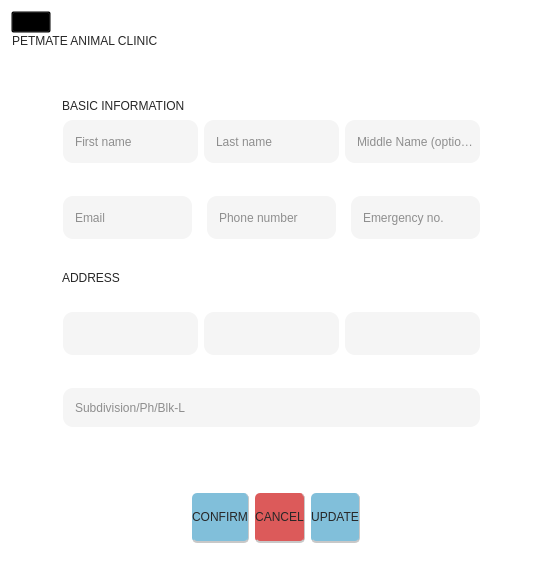
         <widget class="QWidget" name="AddpatientPage">
          <property name="styleSheet">
           <string notr="true">QWidget{
	background:transparent;

}</string>
          </property>
          <layout class="QVBoxLayout" name="verticalLayout_12">
           <property name="spacing">
            <number>0</number>
           </property>
           <property name="sizeConstraint">
            <enum>QLayout::SetDefaultConstraint</enum>
           </property>
           <item alignment="Qt::AlignLeft">
            <widget class="QPushButton" name="addPatientBackBtn">
             <property name="icon">
              <iconset resource="resource.qrc">
               <normaloff>:/Icons/Icons/Profileback.png</normaloff>:/Icons/Icons/Profileback.png</iconset>
             </property>
            </widget>
           </item>
           <item alignment="Qt::AlignTop">
            <widget class="QFrame" name="frame_2">
             <property name="sizePolicy">
              <sizepolicy hsizetype="Expanding" vsizetype="Expanding">
               <horstretch>0</horstretch>
               <verstretch>0</verstretch>
              </sizepolicy>
             </property>
             <property name="styleSheet">
              <string notr="true">QLabel{
	font-family:&quot;Rubik Mono One&quot;;
	color:rgb(39, 39, 39);

}</string>
             </property>
             <property name="frameShape">
              <enum>QFrame::StyledPanel</enum>
             </property>
             <property name="frameShadow">
              <enum>QFrame::Raised</enum>
             </property>
             <layout class="QHBoxLayout" name="horizontalLayout">
              <property name="leftMargin">
               <number>0</number>
              </property>
              <property name="topMargin">
               <number>0</number>
              </property>
              <property name="rightMargin">
               <number>0</number>
              </property>
              <property name="bottomMargin">
               <number>0</number>
              </property>
              <item>
               <widget class="QLabel" name="pageHeader1">
                <property name="sizePolicy">
                 <sizepolicy hsizetype="Expanding" vsizetype="Preferred">
                  <horstretch>0</horstretch>
                  <verstretch>0</verstretch>
                 </sizepolicy>
                </property>
                <property name="whatsThis">
                 <string>&lt;html&gt;&lt;head/&gt;&lt;body&gt;&lt;p&gt;&lt;br/&gt;&lt;/p&gt;&lt;/body&gt;&lt;/html&gt;</string>
                </property>
                <property name="styleSheet">
                 <string notr="true"/>
                </property>
                <property name="text">
                 <string>PETMATE ANIMAL CLINIC</string>
                </property>
               </widget>
              </item>
              <item>
               <widget class="QLabel" name="clinicIconP1">
                <property name="sizePolicy">
                 <sizepolicy hsizetype="Expanding" vsizetype="Expanding">
                  <horstretch>0</horstretch>
                  <verstretch>0</verstretch>
                 </sizepolicy>
                </property>
                <property name="maximumSize">
                 <size>
                  <width>145</width>
                  <height>60</height>
                 </size>
                </property>
                <property name="text">
                 <string/>
                </property>
                <property name="pixmap">
                 <pixmap resource="resource.qrc">:/images/image/petmateLogo.png</pixmap>
                </property>
                <property name="scaledContents">
                 <bool>true</bool>
                </property>
                <property name="alignment">
                 <set>Qt::AlignCenter</set>
                </property>
                <property name="wordWrap">
                 <bool>false</bool>
                </property>
               </widget>
              </item>
             </layout>
            </widget>
           </item>
           <item>
            <spacer name="verticalSpacer_11">
             <property name="orientation">
              <enum>Qt::Vertical</enum>
             </property>
             <property name="sizeType">
              <enum>QSizePolicy::Maximum</enum>
             </property>
             <property name="sizeHint" stdset="0">
              <size>
               <width>20</width>
               <height>20</height>
              </size>
             </property>
            </spacer>
           </item>
           <item>
            <widget class="QFrame" name="ownerDetailsFrame">
             <property name="sizePolicy">
              <sizepolicy hsizetype="Expanding" vsizetype="Expanding">
               <horstretch>0</horstretch>
               <verstretch>0</verstretch>
              </sizepolicy>
             </property>
             <property name="minimumSize">
              <size>
               <width>0</width>
               <height>0</height>
              </size>
             </property>
             <property name="styleSheet">
              <string notr="true">QLabel{
	font-family: &quot;Rubik Mono One&quot;;
	color:rgb(39, 39, 39);
}

QLineEdit{
    border-radius: 10px;
	font-family: &quot;Montserrat Medium&quot;;
	font-weight: 57;
	color:rgb(39, 39, 39);
	padding-left: 10px;
	background-color:rgb(245, 245, 245);
}
QLineEdit:focus{
    border: 1px solid rgb(235, 235, 235);
	background-color:rgb(227, 227, 227);
}


QComboBox {
    border-radius: 10px;
	font-family: &quot;Montserrat Medium&quot;;
	font-weight: 57;
	color:rgb(39, 39, 39);
	padding-left: 10px;
	background-color:rgb(245, 245, 245);
}
QComboBox QLineEdit {
	font-family: &quot;Montserrat Medium&quot;;
	font-weight: 57;
    color: rgb(39, 39, 39);
    border: none; 
}
QComboBox:focus{
    border: 1px solid rgb(235, 235, 235);
	background-color:rgb(227, 227, 227);
}
QComboBox::drop-down {
    background-color: transparent;
    border-radius: 10px;
}

QComboBox::down-arrow {
    image: url(:/Icons/Icons/downArrow.png);
    width: 12px;
    height: 12px;
    padding-right: 10px;
}

/* Dropdown list */
QComboBox QAbstractItemView {
    background-color: rgb(232, 232, 232);
    selection-background-color: rgb(217, 217, 217); 
    selection-color: black;
    font: 63 12pt &quot;Montserrat SemiBold&quot;;
    outline: none;
	border:1px solid rgb(209, 209, 209);
}

/* List items */
QComboBox QAbstractItemView::item {
    background-color:  rgb(232, 232, 232);
    color: black;
    height: 25px;
    font: 63 12pt &quot;Montserrat SemiBold&quot;;
}

QComboBox QAbstractItemView::item:hover {
    background-color: rgb(193, 193, 193);
    color: black;
}

/* Scrollbar inside dropdown */
QComboBox QAbstractItemView QScrollBar:vertical {
    background-color: transparent; /* or set a solid color */
    width: 10px;
    border: none;
}

QComboBox QAbstractItemView QScrollBar::handle:vertical {
    background-color: rgb(129, 191, 218);
    border-radius: 5px;
    min-height: 120px;
}

QComboBox QAbstractItemView QScrollBar::handle:vertical:hover {
    background-color: rgb(86, 127, 145);
}

QComboBox QAbstractItemView QScrollBar::add-line:vertical,
QComboBox QAbstractItemView QScrollBar::sub-line:vertical {
    height: 0px;
    background: none;
    border: none;
}

QComboBox QAbstractItemView QScrollBar::groove:vertical {
    background: transparent;
    outline: none;
    border: none;
}
QComboBox QAbstractItemView QScrollBar,
QComboBox QAbstractItemView QScrollBar::handle,
QComboBox QAbstractItemView QScrollBar::groove {
    outline: none;
    border: none;
}

QComboBox QLineEdit {
    font: 63 12pt &quot;Montserrat SemiBold&quot;;
    color: rgb(39, 39, 39);
    border: none; /* optional para di mag mukhang double border */
    background: transparent;
}</string>
             </property>
             <property name="frameShape">
              <enum>QFrame::StyledPanel</enum>
             </property>
             <property name="frameShadow">
              <enum>QFrame::Raised</enum>
             </property>
             <layout class="QVBoxLayout" name="verticalLayout_9">
              <property name="leftMargin">
               <number>50</number>
              </property>
              <property name="rightMargin">
               <number>50</number>
              </property>
              <property name="bottomMargin">
               <number>0</number>
              </property>
              <item>
               <spacer name="verticalSpacer_9">
                <property name="orientation">
                 <enum>Qt::Vertical</enum>
                </property>
                <property name="sizeType">
                 <enum>QSizePolicy::Maximum</enum>
                </property>
                <property name="sizeHint" stdset="0">
                 <size>
                  <width>20</width>
                  <height>20</height>
                 </size>
                </property>
               </spacer>
              </item>
              <item>
               <widget class="QLabel" name="label_4">
                <property name="sizePolicy">
                 <sizepolicy hsizetype="Fixed" vsizetype="Fixed">
                  <horstretch>0</horstretch>
                  <verstretch>0</verstretch>
                 </sizepolicy>
                </property>
                <property name="styleSheet">
                 <string notr="true"/>
                </property>
                <property name="text">
                 <string>BASIC INFORMATION</string>
                </property>
               </widget>
              </item>
              <item>
               <widget class="QFrame" name="frame_36">
                <property name="sizePolicy">
                 <sizepolicy hsizetype="Expanding" vsizetype="Expanding">
                  <horstretch>0</horstretch>
                  <verstretch>0</verstretch>
                 </sizepolicy>
                </property>
                <property name="minimumSize">
                 <size>
                  <width>0</width>
                  <height>50</height>
                 </size>
                </property>
                <property name="maximumSize">
                 <size>
                  <width>16777215</width>
                  <height>80</height>
                 </size>
                </property>
                <property name="frameShape">
                 <enum>QFrame::StyledPanel</enum>
                </property>
                <property name="frameShadow">
                 <enum>QFrame::Raised</enum>
                </property>
                <layout class="QHBoxLayout" name="horizontalLayout_52">
                 <property name="leftMargin">
                  <number>0</number>
                 </property>
                 <property name="topMargin">
                  <number>0</number>
                 </property>
                 <property name="rightMargin">
                  <number>9</number>
                 </property>
                 <property name="bottomMargin">
                  <number>5</number>
                 </property>
                 <item>
                  <widget class="QLineEdit" name="firstNameEdit">
                   <property name="sizePolicy">
                    <sizepolicy hsizetype="Expanding" vsizetype="Expanding">
                     <horstretch>0</horstretch>
                     <verstretch>0</verstretch>
                    </sizepolicy>
                   </property>
                   <property name="styleSheet">
                    <string notr="true"/>
                   </property>
                   <property name="placeholderText">
                    <string>First name</string>
                   </property>
                  </widget>
                 </item>
                 <item>
                  <widget class="QLineEdit" name="lastNameEdit">
                   <property name="sizePolicy">
                    <sizepolicy hsizetype="Expanding" vsizetype="Expanding">
                     <horstretch>0</horstretch>
                     <verstretch>0</verstretch>
                    </sizepolicy>
                   </property>
                   <property name="styleSheet">
                    <string notr="true"/>
                   </property>
                   <property name="placeholderText">
                    <string>Last name</string>
                   </property>
                  </widget>
                 </item>
                 <item>
                  <widget class="QLineEdit" name="middleNameEdit">
                   <property name="sizePolicy">
                    <sizepolicy hsizetype="Expanding" vsizetype="Expanding">
                     <horstretch>0</horstretch>
                     <verstretch>0</verstretch>
                    </sizepolicy>
                   </property>
                   <property name="placeholderText">
                    <string>Middle Name (optional)</string>
                   </property>
                  </widget>
                 </item>
                </layout>
               </widget>
              </item>
              <item>
               <spacer name="verticalSpacer_10">
                <property name="orientation">
                 <enum>Qt::Vertical</enum>
                </property>
                <property name="sizeType">
                 <enum>QSizePolicy::Maximum</enum>
                </property>
                <property name="sizeHint" stdset="0">
                 <size>
                  <width>20</width>
                  <height>20</height>
                 </size>
                </property>
               </spacer>
              </item>
              <item>
               <widget class="QFrame" name="ownerDetails">
                <property name="sizePolicy">
                 <sizepolicy hsizetype="Expanding" vsizetype="Expanding">
                  <horstretch>0</horstretch>
                  <verstretch>0</verstretch>
                 </sizepolicy>
                </property>
                <property name="minimumSize">
                 <size>
                  <width>0</width>
                  <height>50</height>
                 </size>
                </property>
                <property name="maximumSize">
                 <size>
                  <width>16777215</width>
                  <height>80</height>
                 </size>
                </property>
                <property name="styleSheet">
                 <string notr="true"/>
                </property>
                <property name="frameShape">
                 <enum>QFrame::StyledPanel</enum>
                </property>
                <property name="frameShadow">
                 <enum>QFrame::Raised</enum>
                </property>
                <layout class="QHBoxLayout" name="horizontalLayout_51">
                 <property name="spacing">
                  <number>15</number>
                 </property>
                 <property name="leftMargin">
                  <number>0</number>
                 </property>
                 <property name="topMargin">
                  <number>0</number>
                 </property>
                 <property name="bottomMargin">
                  <number>5</number>
                 </property>
                 <item>
                  <widget class="QLineEdit" name="emailEdit">
                   <property name="sizePolicy">
                    <sizepolicy hsizetype="Expanding" vsizetype="Expanding">
                     <horstretch>0</horstretch>
                     <verstretch>0</verstretch>
                    </sizepolicy>
                   </property>
                   <property name="styleSheet">
                    <string notr="true"/>
                   </property>
                   <property name="placeholderText">
                    <string>Email</string>
                   </property>
                  </widget>
                 </item>
                 <item>
                  <widget class="QLineEdit" name="phoneNumberEdit">
                   <property name="sizePolicy">
                    <sizepolicy hsizetype="Expanding" vsizetype="Expanding">
                     <horstretch>0</horstretch>
                     <verstretch>0</verstretch>
                    </sizepolicy>
                   </property>
                   <property name="styleSheet">
                    <string notr="true"/>
                   </property>
                   <property name="placeholderText">
                    <string>Phone number</string>
                   </property>
                  </widget>
                 </item>
                 <item>
                  <widget class="QLineEdit" name="emergencyNoEdit">
                   <property name="sizePolicy">
                    <sizepolicy hsizetype="Expanding" vsizetype="Expanding">
                     <horstretch>0</horstretch>
                     <verstretch>0</verstretch>
                    </sizepolicy>
                   </property>
                   <property name="styleSheet">
                    <string notr="true"/>
                   </property>
                   <property name="placeholderText">
                    <string>Emergency no.</string>
                   </property>
                  </widget>
                 </item>
                </layout>
               </widget>
              </item>
              <item>
               <spacer name="verticalSpacer_5">
                <property name="orientation">
                 <enum>Qt::Vertical</enum>
                </property>
                <property name="sizeType">
                 <enum>QSizePolicy::Maximum</enum>
                </property>
                <property name="sizeHint" stdset="0">
                 <size>
                  <width>20</width>
                  <height>20</height>
                 </size>
                </property>
               </spacer>
              </item>
              <item>
               <widget class="QLabel" name="label_15">
                <property name="sizePolicy">
                 <sizepolicy hsizetype="Fixed" vsizetype="Fixed">
                  <horstretch>0</horstretch>
                  <verstretch>0</verstretch>
                 </sizepolicy>
                </property>
                <property name="styleSheet">
                 <string notr="true"/>
                </property>
                <property name="text">
                 <string>ADDRESS</string>
                </property>
               </widget>
              </item>
              <item>
               <spacer name="verticalSpacer_6">
                <property name="orientation">
                 <enum>Qt::Vertical</enum>
                </property>
                <property name="sizeType">
                 <enum>QSizePolicy::Maximum</enum>
                </property>
                <property name="sizeHint" stdset="0">
                 <size>
                  <width>20</width>
                  <height>20</height>
                 </size>
                </property>
               </spacer>
              </item>
              <item>
               <widget class="QFrame" name="ownerDetails_2">
                <property name="sizePolicy">
                 <sizepolicy hsizetype="Expanding" vsizetype="Expanding">
                  <horstretch>0</horstretch>
                  <verstretch>0</verstretch>
                 </sizepolicy>
                </property>
                <property name="minimumSize">
                 <size>
                  <width>0</width>
                  <height>50</height>
                 </size>
                </property>
                <property name="maximumSize">
                 <size>
                  <width>16777215</width>
                  <height>80</height>
                 </size>
                </property>
                <property name="styleSheet">
                 <string notr="true"/>
                </property>
                <property name="frameShape">
                 <enum>QFrame::StyledPanel</enum>
                </property>
                <property name="frameShadow">
                 <enum>QFrame::Raised</enum>
                </property>
                <layout class="QHBoxLayout" name="horizontalLayout_30">
                 <property name="leftMargin">
                  <number>0</number>
                 </property>
                 <property name="topMargin">
                  <number>0</number>
                 </property>
                 <property name="bottomMargin">
                  <number>5</number>
                 </property>
                 <item>
                  <widget class="QComboBox" name="provinceComboBox">
                   <property name="sizePolicy">
                    <sizepolicy hsizetype="Expanding" vsizetype="Expanding">
                     <horstretch>0</horstretch>
                     <verstretch>0</verstretch>
                    </sizepolicy>
                   </property>
                   <property name="cursor">
                    <cursorShape>IBeamCursor</cursorShape>
                   </property>
                   <property name="focusPolicy">
                    <enum>Qt::NoFocus</enum>
                   </property>
                   <property name="styleSheet">
                    <string notr="true"/>
                   </property>
                   <property name="editable">
                    <bool>true</bool>
                   </property>
                   <property name="sizeAdjustPolicy">
                    <enum>QComboBox::AdjustToContentsOnFirstShow</enum>
                   </property>
                   <property name="duplicatesEnabled">
                    <bool>false</bool>
                   </property>
                   <property name="frame">
                    <bool>true</bool>
                   </property>
                  </widget>
                 </item>
                 <item>
                  <widget class="QComboBox" name="cityComboBox">
                   <property name="sizePolicy">
                    <sizepolicy hsizetype="Expanding" vsizetype="Expanding">
                     <horstretch>0</horstretch>
                     <verstretch>0</verstretch>
                    </sizepolicy>
                   </property>
                   <property name="cursor">
                    <cursorShape>IBeamCursor</cursorShape>
                   </property>
                   <property name="focusPolicy">
                    <enum>Qt::NoFocus</enum>
                   </property>
                   <property name="styleSheet">
                    <string notr="true"/>
                   </property>
                   <property name="editable">
                    <bool>true</bool>
                   </property>
                   <property name="currentIndex">
                    <number>-1</number>
                   </property>
                   <property name="maxVisibleItems">
                    <number>10</number>
                   </property>
                  </widget>
                 </item>
                 <item>
                  <widget class="QComboBox" name="barangayComboBox">
                   <property name="sizePolicy">
                    <sizepolicy hsizetype="Expanding" vsizetype="Expanding">
                     <horstretch>0</horstretch>
                     <verstretch>0</verstretch>
                    </sizepolicy>
                   </property>
                   <property name="cursor">
                    <cursorShape>IBeamCursor</cursorShape>
                   </property>
                   <property name="focusPolicy">
                    <enum>Qt::NoFocus</enum>
                   </property>
                   <property name="styleSheet">
                    <string notr="true"/>
                   </property>
                   <property name="editable">
                    <bool>true</bool>
                   </property>
                  </widget>
                 </item>
                </layout>
               </widget>
              </item>
              <item>
               <spacer name="verticalSpacer_7">
                <property name="orientation">
                 <enum>Qt::Vertical</enum>
                </property>
                <property name="sizeType">
                 <enum>QSizePolicy::Minimum</enum>
                </property>
                <property name="sizeHint" stdset="0">
                 <size>
                  <width>20</width>
                  <height>20</height>
                 </size>
                </property>
               </spacer>
              </item>
              <item>
               <widget class="QFrame" name="ownerDetails_3">
                <property name="sizePolicy">
                 <sizepolicy hsizetype="Expanding" vsizetype="Expanding">
                  <horstretch>0</horstretch>
                  <verstretch>0</verstretch>
                 </sizepolicy>
                </property>
                <property name="minimumSize">
                 <size>
                  <width>0</width>
                  <height>50</height>
                 </size>
                </property>
                <property name="maximumSize">
                 <size>
                  <width>16777215</width>
                  <height>80</height>
                 </size>
                </property>
                <property name="styleSheet">
                 <string notr="true"/>
                </property>
                <property name="frameShape">
                 <enum>QFrame::StyledPanel</enum>
                </property>
                <property name="frameShadow">
                 <enum>QFrame::Raised</enum>
                </property>
                <layout class="QHBoxLayout" name="horizontalLayout_31">
                 <property name="leftMargin">
                  <number>0</number>
                 </property>
                 <property name="topMargin">
                  <number>0</number>
                 </property>
                 <item>
                  <widget class="QLineEdit" name="detailedAddressEdit">
                   <property name="sizePolicy">
                    <sizepolicy hsizetype="Expanding" vsizetype="Expanding">
                     <horstretch>0</horstretch>
                     <verstretch>0</verstretch>
                    </sizepolicy>
                   </property>
                   <property name="styleSheet">
                    <string notr="true"/>
                   </property>
                   <property name="placeholderText">
                    <string>Subdivision/Ph/Blk-L</string>
                   </property>
                  </widget>
                 </item>
                </layout>
               </widget>
              </item>
              <item>
               <spacer name="verticalSpacer_8">
                <property name="orientation">
                 <enum>Qt::Vertical</enum>
                </property>
                <property name="sizeHint" stdset="0">
                 <size>
                  <width>20</width>
                  <height>40</height>
                 </size>
                </property>
               </spacer>
              </item>
              <item>
               <widget class="QFrame" name="frame_12">
                <property name="sizePolicy">
                 <sizepolicy hsizetype="Expanding" vsizetype="Expanding">
                  <horstretch>0</horstretch>
                  <verstretch>0</verstretch>
                 </sizepolicy>
                </property>
                <property name="maximumSize">
                 <size>
                  <width>16777215</width>
                  <height>80</height>
                 </size>
                </property>
                <property name="styleSheet">
                 <string notr="true">QPushButton{
	font-family: &quot;Montserrat SemiBold&quot;;
	font-weight: 63;
	color:rgb(39, 39, 39);
}</string>
                </property>
                <property name="frameShape">
                 <enum>QFrame::StyledPanel</enum>
                </property>
                <property name="frameShadow">
                 <enum>QFrame::Raised</enum>
                </property>
                <layout class="QHBoxLayout" name="horizontalLayout_23">
                 <property name="bottomMargin">
                  <number>5</number>
                 </property>
                 <item>
                  <spacer name="horizontalSpacer">
                   <property name="orientation">
                    <enum>Qt::Horizontal</enum>
                   </property>
                   <property name="sizeType">
                    <enum>QSizePolicy::Maximum</enum>
                   </property>
                   <property name="sizeHint" stdset="0">
                    <size>
                     <width>120</width>
                     <height>20</height>
                    </size>
                   </property>
                  </spacer>
                 </item>
                 <item>
                  <widget class="QPushButton" name="confirmButton">
                   <property name="sizePolicy">
                    <sizepolicy hsizetype="Expanding" vsizetype="Minimum">
                     <horstretch>0</horstretch>
                     <verstretch>0</verstretch>
                    </sizepolicy>
                   </property>
                   <property name="maximumSize">
                    <size>
                     <width>450</width>
                     <height>60</height>
                    </size>
                   </property>
                   <property name="cursor">
                    <cursorShape>PointingHandCursor</cursorShape>
                   </property>
                   <property name="styleSheet">
                    <string notr="true">QPushButton{
	background-color:rgb(129, 191, 218);
	border-radius: 5px;
	border-right:1px solid rgb(200, 200, 200);
	border-bottom:2px solid rgb(200, 200, 200);
}

QPushButton:hover{
	background-color:rgb(110, 163, 186);

}</string>
                   </property>
                   <property name="text">
                    <string>CONFIRM</string>
                   </property>
                  </widget>
                 </item>
                 <item>
                  <widget class="QPushButton" name="cancelButton">
                   <property name="sizePolicy">
                    <sizepolicy hsizetype="Expanding" vsizetype="Expanding">
                     <horstretch>0</horstretch>
                     <verstretch>0</verstretch>
                    </sizepolicy>
                   </property>
                   <property name="maximumSize">
                    <size>
                     <width>450</width>
                     <height>60</height>
                    </size>
                   </property>
                   <property name="cursor">
                    <cursorShape>PointingHandCursor</cursorShape>
                   </property>
                   <property name="styleSheet">
                    <string notr="true">QPushButton{
	background-color:	rgb(220, 90, 90);
	border-radius: 5px;
	border-right:1px solid rgb(200, 200, 200);
	border-bottom:2px solid rgb(200, 200, 200);
}

QPushButton:hover{
	background-color:rgb(180, 120, 125);

}</string>
                   </property>
                   <property name="text">
                    <string>CANCEL</string>
                   </property>
                  </widget>
                 </item>
                 <item>
                  <widget class="QPushButton" name="updateBasicInfo">
                   <property name="sizePolicy">
                    <sizepolicy hsizetype="Expanding" vsizetype="Expanding">
                     <horstretch>0</horstretch>
                     <verstretch>0</verstretch>
                    </sizepolicy>
                   </property>
                   <property name="maximumSize">
                    <size>
                     <width>450</width>
                     <height>60</height>
                    </size>
                   </property>
                   <property name="cursor">
                    <cursorShape>PointingHandCursor</cursorShape>
                   </property>
                   <property name="styleSheet">
                    <string notr="true">QPushButton{
	background-color:rgb(129, 191, 218);
	border-radius: 5px;
	border-right:1px solid rgb(200, 200, 200);
	border-bottom:2px solid rgb(200, 200, 200);
}

QPushButton:hover{
	background-color:rgb(110, 163, 186);

}</string>
                   </property>
                   <property name="text">
                    <string>UPDATE</string>
                   </property>
                  </widget>
                 </item>
                 <item>
                  <spacer name="horizontalSpacer_4">
                   <property name="orientation">
                    <enum>Qt::Horizontal</enum>
                   </property>
                   <property name="sizeType">
                    <enum>QSizePolicy::Maximum</enum>
                   </property>
                   <property name="sizeHint" stdset="0">
                    <size>
                     <width>120</width>
                     <height>50</height>
                    </size>
                   </property>
                  </spacer>
                 </item>
                </layout>
               </widget>
              </item>
             </layout>
            </widget>
           </item>
          </layout>
          <zorder>ownerDetailsFrame</zorder>
          <zorder>frame_2</zorder>
          <zorder>addPatientBackBtn</zorder>
          <zorder>verticalSpacer_11</zorder>
         </widget>
